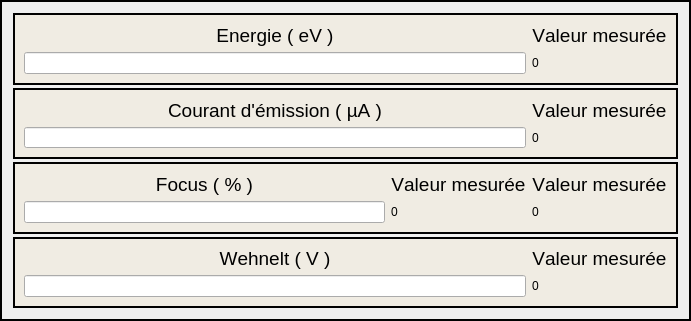
       <widget class="QFrame" name="frameSPECS1">
        <property name="geometry">
         <rect>
          <x>70</x>
          <y>140</y>
          <width>691</width>
          <height>321</height>
         </rect>
        </property>
        <property name="minimumSize">
         <size>
          <width>16</width>
          <height>196</height>
         </size>
        </property>
        <property name="palette">
         <palette>
          <active/>
          <inactive/>
          <disabled/>
         </palette>
        </property>
        <property name="autoFillBackground">
         <bool>false</bool>
        </property>
        <property name="styleSheet">
         <string notr="true">
border-color: rgb(0, 0, 255);</string>
        </property>
        <property name="frameShape">
         <enum>QFrame::Shape::WinPanel</enum>
        </property>
        <property name="frameShadow">
         <enum>QFrame::Shadow::Plain</enum>
        </property>
        <property name="lineWidth">
         <number>1</number>
        </property>
        <property name="midLineWidth">
         <number>0</number>
        </property>
        <layout class="QVBoxLayout" name="verticalLayout_2">
         <property name="spacing">
          <number>3</number>
         </property>
         <item>
          <widget class="QFrame" name="frameEnergie">
           <property name="palette">
            <palette>
             <active>
              <colorrole role="Base">
               <brush brushstyle="SolidPattern">
                <color alpha="255">
                 <red>255</red>
                 <green>255</green>
                 <blue>255</blue>
                </color>
               </brush>
              </colorrole>
              <colorrole role="Window">
               <brush brushstyle="SolidPattern">
                <color alpha="255">
                 <red>240</red>
                 <green>236</green>
                 <blue>227</blue>
                </color>
               </brush>
              </colorrole>
             </active>
             <inactive>
              <colorrole role="Base">
               <brush brushstyle="SolidPattern">
                <color alpha="255">
                 <red>255</red>
                 <green>255</green>
                 <blue>255</blue>
                </color>
               </brush>
              </colorrole>
              <colorrole role="Window">
               <brush brushstyle="SolidPattern">
                <color alpha="255">
                 <red>240</red>
                 <green>236</green>
                 <blue>227</blue>
                </color>
               </brush>
              </colorrole>
             </inactive>
             <disabled>
              <colorrole role="Base">
               <brush brushstyle="SolidPattern">
                <color alpha="255">
                 <red>240</red>
                 <green>236</green>
                 <blue>227</blue>
                </color>
               </brush>
              </colorrole>
              <colorrole role="Window">
               <brush brushstyle="SolidPattern">
                <color alpha="255">
                 <red>240</red>
                 <green>236</green>
                 <blue>227</blue>
                </color>
               </brush>
              </colorrole>
             </disabled>
            </palette>
           </property>
           <property name="autoFillBackground">
            <bool>true</bool>
           </property>
           <property name="frameShape">
            <enum>QFrame::Shape::WinPanel</enum>
           </property>
           <property name="frameShadow">
            <enum>QFrame::Shadow::Plain</enum>
           </property>
           <property name="lineWidth">
            <number>1</number>
           </property>
           <layout class="QGridLayout" name="_10">
            <property name="spacing">
             <number>6</number>
            </property>
            <item row="0" column="0">
             <widget class="QLabel" name="labelEnergie">
              <property name="font">
               <font>
                <pointsize>14</pointsize>
                <bold>false</bold>
                <strikeout>false</strikeout>
                <kerning>false</kerning>
               </font>
              </property>
              <property name="text">
               <string>Energie ( eV )</string>
              </property>
              <property name="alignment">
               <set>Qt::AlignmentFlag::AlignCenter</set>
              </property>
             </widget>
            </item>
            <item row="1" column="0">
             <widget class="QLineEdit" name="lineEditEnergie">
              <property name="font">
               <font>
                <pointsize>14</pointsize>
                <bold>true</bold>
                <strikeout>false</strikeout>
                <kerning>false</kerning>
               </font>
              </property>
             </widget>
            </item>
            <item row="0" column="1">
             <widget class="QLabel" name="valeurMesurer">
              <property name="font">
               <font>
                <pointsize>14</pointsize>
                <bold>false</bold>
                <strikeout>false</strikeout>
                <kerning>false</kerning>
               </font>
              </property>
              <property name="text">
               <string>Valeur mesurée</string>
              </property>
              <property name="alignment">
               <set>Qt::AlignmentFlag::AlignCenter</set>
              </property>
             </widget>
            </item>
            <item row="1" column="1">
             <widget class="QLabel" name="valeurMesurerEnergie">
              <property name="styleSheet">
               <string notr="true">font: 20pt &quot;Segoe UI&quot;;</string>
              </property>
              <property name="text">
               <string>0</string>
              </property>
             </widget>
            </item>
           </layout>
          </widget>
         </item>
         <item>
          <widget class="QFrame" name="frameCourantEmission">
           <property name="palette">
            <palette>
             <active>
              <colorrole role="Base">
               <brush brushstyle="SolidPattern">
                <color alpha="255">
                 <red>255</red>
                 <green>255</green>
                 <blue>255</blue>
                </color>
               </brush>
              </colorrole>
              <colorrole role="Window">
               <brush brushstyle="SolidPattern">
                <color alpha="255">
                 <red>240</red>
                 <green>236</green>
                 <blue>227</blue>
                </color>
               </brush>
              </colorrole>
             </active>
             <inactive>
              <colorrole role="Base">
               <brush brushstyle="SolidPattern">
                <color alpha="255">
                 <red>255</red>
                 <green>255</green>
                 <blue>255</blue>
                </color>
               </brush>
              </colorrole>
              <colorrole role="Window">
               <brush brushstyle="SolidPattern">
                <color alpha="255">
                 <red>240</red>
                 <green>236</green>
                 <blue>227</blue>
                </color>
               </brush>
              </colorrole>
             </inactive>
             <disabled>
              <colorrole role="Base">
               <brush brushstyle="SolidPattern">
                <color alpha="255">
                 <red>240</red>
                 <green>236</green>
                 <blue>227</blue>
                </color>
               </brush>
              </colorrole>
              <colorrole role="Window">
               <brush brushstyle="SolidPattern">
                <color alpha="255">
                 <red>240</red>
                 <green>236</green>
                 <blue>227</blue>
                </color>
               </brush>
              </colorrole>
             </disabled>
            </palette>
           </property>
           <property name="autoFillBackground">
            <bool>true</bool>
           </property>
           <property name="frameShape">
            <enum>QFrame::Shape::WinPanel</enum>
           </property>
           <property name="frameShadow">
            <enum>QFrame::Shadow::Plain</enum>
           </property>
           <property name="lineWidth">
            <number>1</number>
           </property>
           <layout class="QGridLayout" name="_8">
            <property name="spacing">
             <number>6</number>
            </property>
            <item row="1" column="0">
             <widget class="QLineEdit" name="lineEditCourantEmission">
              <property name="font">
               <font>
                <pointsize>14</pointsize>
                <bold>true</bold>
                <strikeout>false</strikeout>
                <kerning>false</kerning>
               </font>
              </property>
             </widget>
            </item>
            <item row="0" column="0">
             <widget class="QLabel" name="labelCourantEmission">
              <property name="font">
               <font>
                <pointsize>14</pointsize>
                <bold>false</bold>
                <strikeout>false</strikeout>
                <kerning>false</kerning>
               </font>
              </property>
              <property name="text">
               <string>Courant d'émission ( µA )</string>
              </property>
              <property name="alignment">
               <set>Qt::AlignmentFlag::AlignCenter</set>
              </property>
             </widget>
            </item>
            <item row="1" column="1">
             <widget class="QLabel" name="valeurMesurerCourantEmission">
              <property name="styleSheet">
               <string notr="true">font: 20pt &quot;Segoe UI&quot;;</string>
              </property>
              <property name="text">
               <string>0</string>
              </property>
             </widget>
            </item>
            <item row="0" column="1">
             <widget class="QLabel" name="valeurMesurer_3">
              <property name="font">
               <font>
                <pointsize>14</pointsize>
                <bold>false</bold>
                <strikeout>false</strikeout>
                <kerning>false</kerning>
               </font>
              </property>
              <property name="text">
               <string>Valeur mesurée</string>
              </property>
              <property name="alignment">
               <set>Qt::AlignmentFlag::AlignCenter</set>
              </property>
             </widget>
            </item>
           </layout>
          </widget>
         </item>
         <item>
          <widget class="QFrame" name="frameFocus">
           <property name="palette">
            <palette>
             <active>
              <colorrole role="Base">
               <brush brushstyle="SolidPattern">
                <color alpha="255">
                 <red>255</red>
                 <green>255</green>
                 <blue>255</blue>
                </color>
               </brush>
              </colorrole>
              <colorrole role="Window">
               <brush brushstyle="SolidPattern">
                <color alpha="255">
                 <red>240</red>
                 <green>236</green>
                 <blue>227</blue>
                </color>
               </brush>
              </colorrole>
             </active>
             <inactive>
              <colorrole role="Base">
               <brush brushstyle="SolidPattern">
                <color alpha="255">
                 <red>255</red>
                 <green>255</green>
                 <blue>255</blue>
                </color>
               </brush>
              </colorrole>
              <colorrole role="Window">
               <brush brushstyle="SolidPattern">
                <color alpha="255">
                 <red>240</red>
                 <green>236</green>
                 <blue>227</blue>
                </color>
               </brush>
              </colorrole>
             </inactive>
             <disabled>
              <colorrole role="Base">
               <brush brushstyle="SolidPattern">
                <color alpha="255">
                 <red>240</red>
                 <green>236</green>
                 <blue>227</blue>
                </color>
               </brush>
              </colorrole>
              <colorrole role="Window">
               <brush brushstyle="SolidPattern">
                <color alpha="255">
                 <red>240</red>
                 <green>236</green>
                 <blue>227</blue>
                </color>
               </brush>
              </colorrole>
             </disabled>
            </palette>
           </property>
           <property name="autoFillBackground">
            <bool>true</bool>
           </property>
           <property name="frameShape">
            <enum>QFrame::Shape::WinPanel</enum>
           </property>
           <property name="frameShadow">
            <enum>QFrame::Shadow::Plain</enum>
           </property>
           <property name="lineWidth">
            <number>1</number>
           </property>
           <layout class="QGridLayout" name="_9">
            <property name="spacing">
             <number>6</number>
            </property>
            <item row="1" column="0">
             <widget class="QLineEdit" name="lineEditFocus">
              <property name="font">
               <font>
                <pointsize>14</pointsize>
                <bold>true</bold>
                <strikeout>false</strikeout>
                <kerning>false</kerning>
               </font>
              </property>
             </widget>
            </item>
            <item row="0" column="1">
             <widget class="QLabel" name="valeurMesurer_2">
              <property name="font">
               <font>
                <pointsize>14</pointsize>
                <bold>false</bold>
                <strikeout>false</strikeout>
                <kerning>false</kerning>
               </font>
              </property>
              <property name="text">
               <string>Valeur mesurée</string>
              </property>
              <property name="alignment">
               <set>Qt::AlignmentFlag::AlignCenter</set>
              </property>
             </widget>
            </item>
            <item row="1" column="1">
             <widget class="QLabel" name="valeurMesurerFocus">
              <property name="styleSheet">
               <string notr="true">font: 20pt &quot;Segoe UI&quot;;</string>
              </property>
              <property name="text">
               <string>0</string>
              </property>
             </widget>
            </item>
            <item row="0" column="0">
             <widget class="QLabel" name="labelFocus">
              <property name="font">
               <font>
                <pointsize>14</pointsize>
                <bold>false</bold>
                <strikeout>false</strikeout>
                <kerning>false</kerning>
               </font>
              </property>
              <property name="mouseTracking">
               <bool>false</bool>
              </property>
              <property name="text">
               <string>Focus ( % )</string>
              </property>
              <property name="alignment">
               <set>Qt::AlignmentFlag::AlignCenter</set>
              </property>
             </widget>
            </item>
            <item row="0" column="2">
             <widget class="QLabel" name="valeurMesurer_9">
              <property name="font">
               <font>
                <pointsize>14</pointsize>
                <bold>false</bold>
                <strikeout>false</strikeout>
                <kerning>false</kerning>
               </font>
              </property>
              <property name="text">
               <string>Valeur mesurée</string>
              </property>
              <property name="alignment">
               <set>Qt::AlignmentFlag::AlignCenter</set>
              </property>
             </widget>
            </item>
            <item row="1" column="2">
             <widget class="QLabel" name="valeurMesurerFocusEv">
              <property name="styleSheet">
               <string notr="true">font: 20pt &quot;Segoe UI&quot;;</string>
              </property>
              <property name="text">
               <string>0</string>
              </property>
             </widget>
            </item>
           </layout>
          </widget>
         </item>
         <item>
          <widget class="QFrame" name="frameWehnelt">
           <property name="palette">
            <palette>
             <active>
              <colorrole role="Base">
               <brush brushstyle="SolidPattern">
                <color alpha="255">
                 <red>255</red>
                 <green>255</green>
                 <blue>255</blue>
                </color>
               </brush>
              </colorrole>
              <colorrole role="Window">
               <brush brushstyle="SolidPattern">
                <color alpha="255">
                 <red>240</red>
                 <green>236</green>
                 <blue>227</blue>
                </color>
               </brush>
              </colorrole>
             </active>
             <inactive>
              <colorrole role="Base">
               <brush brushstyle="SolidPattern">
                <color alpha="255">
                 <red>255</red>
                 <green>255</green>
                 <blue>255</blue>
                </color>
               </brush>
              </colorrole>
              <colorrole role="Window">
               <brush brushstyle="SolidPattern">
                <color alpha="255">
                 <red>240</red>
                 <green>236</green>
                 <blue>227</blue>
                </color>
               </brush>
              </colorrole>
             </inactive>
             <disabled>
              <colorrole role="Base">
               <brush brushstyle="SolidPattern">
                <color alpha="255">
                 <red>240</red>
                 <green>236</green>
                 <blue>227</blue>
                </color>
               </brush>
              </colorrole>
              <colorrole role="Window">
               <brush brushstyle="SolidPattern">
                <color alpha="255">
                 <red>240</red>
                 <green>236</green>
                 <blue>227</blue>
                </color>
               </brush>
              </colorrole>
             </disabled>
            </palette>
           </property>
           <property name="autoFillBackground">
            <bool>true</bool>
           </property>
           <property name="frameShape">
            <enum>QFrame::Shape::WinPanel</enum>
           </property>
           <property name="frameShadow">
            <enum>QFrame::Shadow::Plain</enum>
           </property>
           <property name="lineWidth">
            <number>1</number>
           </property>
           <layout class="QGridLayout" name="_7">
            <property name="spacing">
             <number>6</number>
            </property>
            <item row="2" column="0">
             <widget class="QLineEdit" name="lineEditWehnelt">
              <property name="font">
               <font>
                <pointsize>14</pointsize>
                <bold>true</bold>
                <strikeout>false</strikeout>
                <kerning>false</kerning>
               </font>
              </property>
             </widget>
            </item>
            <item row="2" column="1">
             <widget class="QLabel" name="valeurMesurerWehnelt">
              <property name="styleSheet">
               <string notr="true">font: 20pt &quot;Segoe UI&quot;;</string>
              </property>
              <property name="text">
               <string>0</string>
              </property>
             </widget>
            </item>
            <item row="1" column="0">
             <widget class="QLabel" name="labelWehnelt">
              <property name="font">
               <font>
                <pointsize>14</pointsize>
                <bold>false</bold>
                <strikeout>false</strikeout>
                <kerning>false</kerning>
               </font>
              </property>
              <property name="text">
               <string>Wehnelt ( V )</string>
              </property>
              <property name="alignment">
               <set>Qt::AlignmentFlag::AlignCenter</set>
              </property>
             </widget>
            </item>
            <item row="1" column="1">
             <widget class="QLabel" name="valeurMesurer_4">
              <property name="font">
               <font>
                <pointsize>14</pointsize>
                <bold>false</bold>
                <strikeout>false</strikeout>
                <kerning>false</kerning>
               </font>
              </property>
              <property name="text">
               <string>Valeur mesurée</string>
              </property>
              <property name="alignment">
               <set>Qt::AlignmentFlag::AlignCenter</set>
              </property>
             </widget>
            </item>
           </layout>
          </widget>
         </item>
        </layout>
       </widget>
